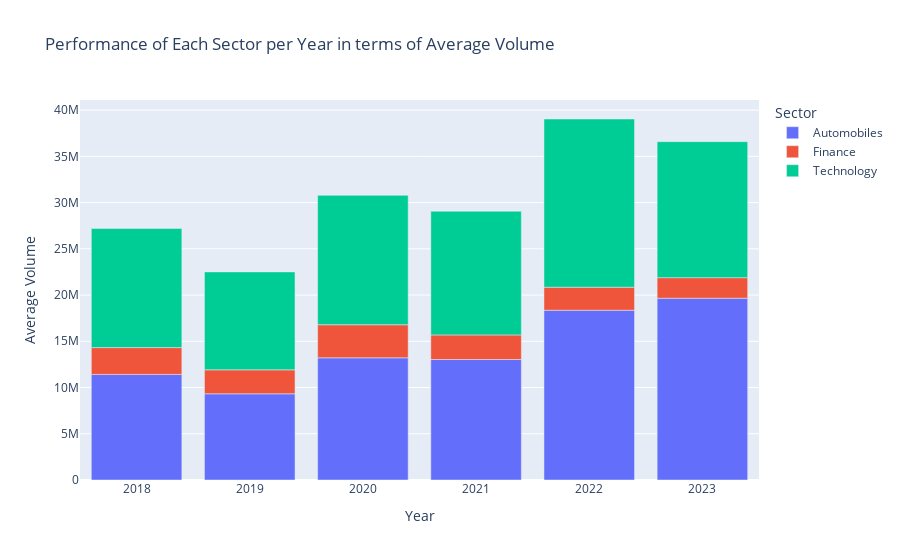

The code cell stored with this chart in its notebook:
### Code cell
import plotly.express as px

# Assuming merged_df is your combined data frame

# Create a bar graph with hover functionality using plotly express
fig = px.bar(
    grouped_df,
    x='Year',
    y='Volume',
    color='Sector',
    labels={'Volume': 'Average Volume'},
    title='Performance of Each Sector per Year in terms of Average Volume',
    height=500,
)

# Add hover data
fig.update_traces(
    hovertemplate='<b>%{y}</b> Volume<br>%{x} Year'
)

# Show the plot
fig.show()
fig.write_image("graph.png")

### Figure 1 — Plotly figure (JSON) as saved in the notebook; plotly's stock layout.template omitted (floating-point values rounded to 4 significant figures)
{"data": [{"alignmentgroup": "True", "hovertemplate": "<b>%{y}</b> Volume<br>%{x} Year", "legendgroup": "Automobiles", "marker": {"color": "#636efa", "pattern": {"shape": ""}}, "name": "Automobiles", "offsetgroup": "Automobiles", "orientation": "v", "showlegend": true, "textposition": "auto", "type": "bar", "x": [2018, 2019, 2020, 2021, 2022, 2023], "xaxis": "x", "y": [11420000.0, 9322000.0, 13210000.0, 13030000.0, 18360000.0, 19660000.0], "yaxis": "y"}, {"alignmentgroup": "True", "hovertemplate": "<b>%{y}</b> Volume<br>%{x} Year", "legendgroup": "Finance", "marker": {"color": "#EF553B", "pattern": {"shape": ""}}, "name": "Finance", "offsetgroup": "Finance", "orientation": "v", "showlegend": true, "textposition": "auto", "type": "bar", "x": [2018, 2019, 2020, 2021, 2022, 2023], "xaxis": "x", "y": [2901000.0, 2593000.0, 3578000.0, 2659000.0, 2490000.0, 2225000.0], "yaxis": "y"}, {"alignmentgroup": "True", "hovertemplate": "<b>%{y}</b> Volume<br>%{x} Year", "legendgroup": "Technology", "marker": {"color": "#00cc96", "pattern": {"shape": ""}}, "name": "Technology", "offsetgroup": "Technology", "orientation": "v", "showlegend": true, "textposition": "auto", "type": "bar", "x": [2018, 2019, 2020, 2021, 2022, 2023], "xaxis": "x", "y": [12880000.0, 10590000.0, 13990000.0, 13370000.0, 18190000.0, 14710000.0], "yaxis": "y"}], "layout": {"autosize": true, "barmode": "relative", "legend": {"title": {"text": "Sector"}, "tracegroupgap": 0}, "title": {"text": "Performance of Each Sector per Year in terms of Average Volume"}, "xaxis": {"anchor": "y", "autorange": true, "domain": [0, 1], "range": [2018.0, 2024.0], "title": {"text": "Year"}, "type": "linear"}, "yaxis": {"anchor": "x", "autorange": true, "domain": [0, 1], "range": [0, 41090000.0], "title": {"text": "Average Volume"}, "type": "linear"}}}
